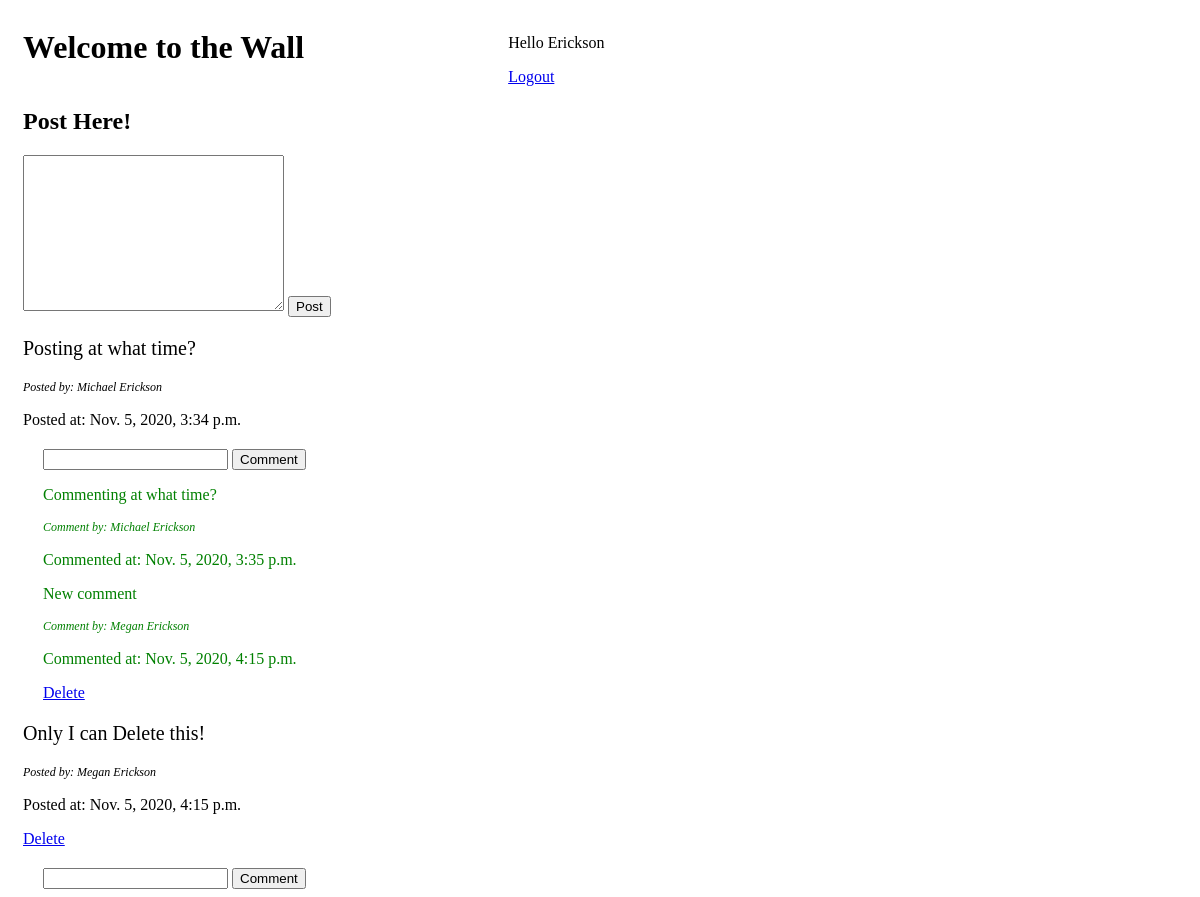
The app's page /wall (signed in) with its own data.
### wall_app/models.py (models this page shows)
class Message(models.Model):
    message=models.CharField(max_length=255)
    person = models.ForeignKey(User, related_name='user_messages', on_delete=models.CASCADE)
    created_at=models.DateTimeField(auto_now_add=True)
    updated_at=models.DateTimeField(auto_now=True)

class User(models.Model):
    first_name=models.CharField(max_length=255)
    last_name=models.CharField(max_length=255)
    email=models.CharField(max_length=255)
    password=models.CharField(max_length=255)
    created_at=models.DateTimeField(auto_now_add=True)
    updated_at=models.DateTimeField(auto_now=True)
    objects=UserManager()

class Comment(models.Model):
    comment=models.CharField(max_length=255)
    person = models.ForeignKey(User, related_name='user_comments', on_delete=models.CASCADE)
    wall_message = models.ForeignKey(Message, related_name="post_comments", on_delete=models.CASCADE)
    created_at=models.DateTimeField(auto_now_add=True)
    updated_at=models.DateTimeField(auto_now=True)

### wall_app/views.py (the view)
# urls.py: path('wall', views.wall),
def wall(request):
    context = {
        'wall_messages': Message.objects.all()
    }
    return render(request, 'wall.html', context)

### wall_app/templates/wall.html (shortened to what this page needs)
<!DOCTYPE html>
<html lang="en">
<head>
    {% load static %}
    <link rel="stylesheet" href="{% static 'wall.css' %}">
</head>
<body>
    <div id="wrapper">
    <h1 id="head">Welcome to the Wall </h1>
<div id="top_right">
    <p>Hello {{request.session.user_name}}</p>
    <a href="/logout" id="logout">Logout</a>
</div>
    <h2>Post Here!</h2>
    <form action="/post_message" method="post" id="message">
        <textarea name="message" cols="30" rows="10"></textarea>
        <input type="submit" value="Post">
        </form>
        <div id='posts'>
            {% for post in wall_messages %}
                <div class='one_post'>
                    <p class='post'>{{post.message}}</p>
                    <p id="by">Posted by: {{post.person.first_name}} {{post.person.last_name}}</p>
                    <p>Posted at: {{post.created_at}}</p>
                    {% if post.person.id == request.session.user_id %}
                    <a href="/delete_mess/{{post.id}}">Delete</a>
                    {% endif %}
                    <div class="comment">
                    <form action="/add_comment/{{post.id}}" method=POST>
                        <input type="text" name='comment'>
                        <input type="submit" value='Comment'>
                    </form>
                    {% for comment in post.post_comments.all %}
                        <p>{{comment.comment}}</p>
                        <p id="by">Comment by: {{comment.person.first_name}} {{comment.person.last_name}}</p>
                        <p>Commented at: {{comment.created_at}}</p>
                        {% if comment.person.id == request.session.user_id %}
                        <a href="/delete_comm/{{comment.id}}">Delete</a>
                        {% endif %}
                    {% endfor %}
                    </div>
                </div>
            {% endfor %}
        </div>
    </div>
</body>
</html>

### wall_app/static/wall.css (style rules this page uses)
div#wrapper { padding-left: 15px; }
h1#head { display: inline-block; margin-right: 200px; vertical-align: top; }
#logout { display:inline-block; }
div.comment { padding-left: 20px; margin-top: 20px; color: green; }
p.post { font-size: 20px; }
div#top_right { display: inline-block; margin-top: 10px; }
p#by { font-style: italic; font-size: 12px; }

### records on screen
Message: message "Posting at what time?", person.first_name "Michael", person.last_name "Erickson", created_at "Nov. 5, 2020, 3:34 p.m."
Comment: comment "Commenting at what time?", person.first_name "Michael", person.last_name "Erickson", created_at "Nov. 5, 2020, 3:35 p.m."
Comment: comment "New comment", person.first_name "Megan", person.last_name "Erickson", created_at "Nov. 5, 2020, 4:15 p.m."
Message: message "Only I can Delete this!", person.first_name "Megan", person.last_name "Erickson", created_at "Nov. 5, 2020, 4:15 p.m."

### other values on screen
{{ request.session.user_name }} "Erickson"
